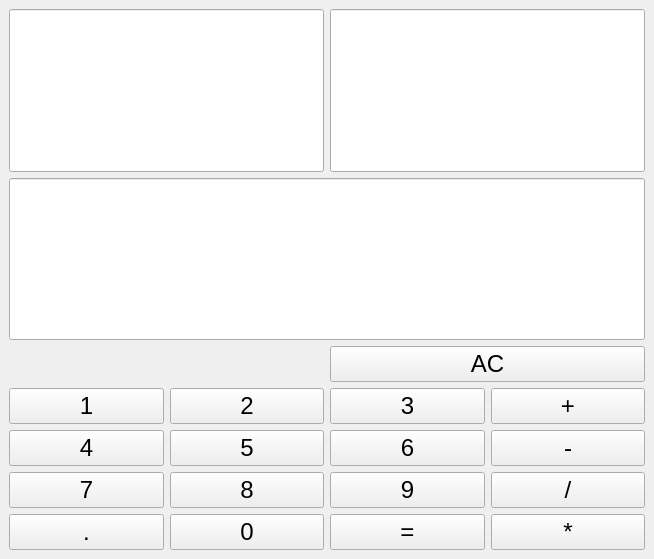
<?xml version="1.0" encoding="UTF-8"?>
<ui version="4.0">
 <class>MainWindow</class>
 <widget class="QMainWindow" name="MainWindow">
  <property name="geometry">
   <rect>
    <x>0</x>
    <y>0</y>
    <width>654</width>
    <height>559</height>
   </rect>
  </property>
  <property name="windowTitle">
   <string>MainWindow</string>
  </property>
  <widget class="QWidget" name="centralwidget">
   <layout class="QGridLayout" name="gridLayout_2">
    <item row="0" column="0">
     <layout class="QVBoxLayout" name="verticalLayout">
      <item>
       <layout class="QHBoxLayout" name="horizontalLayout">
        <item>
         <widget class="QLineEdit" name="lineEdit_2">
          <property name="sizePolicy">
           <sizepolicy hsizetype="Expanding" vsizetype="Expanding">
            <horstretch>0</horstretch>
            <verstretch>0</verstretch>
           </sizepolicy>
          </property>
          <property name="font">
           <font>
            <pointsize>20</pointsize>
           </font>
          </property>
         </widget>
        </item>
        <item>
         <widget class="QLineEdit" name="lineEdit_3">
          <property name="sizePolicy">
           <sizepolicy hsizetype="Expanding" vsizetype="Expanding">
            <horstretch>0</horstretch>
            <verstretch>0</verstretch>
           </sizepolicy>
          </property>
          <property name="font">
           <font>
            <pointsize>20</pointsize>
           </font>
          </property>
         </widget>
        </item>
       </layout>
      </item>
      <item>
       <widget class="QLineEdit" name="lineEdit">
        <property name="sizePolicy">
         <sizepolicy hsizetype="Expanding" vsizetype="Expanding">
          <horstretch>0</horstretch>
          <verstretch>0</verstretch>
         </sizepolicy>
        </property>
        <property name="font">
         <font>
          <pointsize>20</pointsize>
         </font>
        </property>
        <property name="layoutDirection">
         <enum>Qt::LeftToRight</enum>
        </property>
       </widget>
      </item>
      <item>
       <layout class="QGridLayout" name="gridLayout">
        <item row="4" column="3">
         <widget class="QPushButton" name="pushButton">
          <property name="sizePolicy">
           <sizepolicy hsizetype="Minimum" vsizetype="Expanding">
            <horstretch>0</horstretch>
            <verstretch>0</verstretch>
           </sizepolicy>
          </property>
          <property name="font">
           <font>
            <pointsize>18</pointsize>
           </font>
          </property>
          <property name="text">
           <string>+</string>
          </property>
         </widget>
        </item>
        <item row="9" column="3">
         <widget class="QPushButton" name="pushButton_2">
          <property name="sizePolicy">
           <sizepolicy hsizetype="Minimum" vsizetype="Expanding">
            <horstretch>0</horstretch>
            <verstretch>0</verstretch>
           </sizepolicy>
          </property>
          <property name="font">
           <font>
            <pointsize>18</pointsize>
           </font>
          </property>
          <property name="text">
           <string>*</string>
          </property>
         </widget>
        </item>
        <item row="8" column="1">
         <widget class="QPushButton" name="pushButton_13">
          <property name="sizePolicy">
           <sizepolicy hsizetype="Minimum" vsizetype="Expanding">
            <horstretch>0</horstretch>
            <verstretch>0</verstretch>
           </sizepolicy>
          </property>
          <property name="font">
           <font>
            <pointsize>18</pointsize>
           </font>
          </property>
          <property name="text">
           <string>8</string>
          </property>
         </widget>
        </item>
        <item row="7" column="1">
         <widget class="QPushButton" name="pushButton_10">
          <property name="sizePolicy">
           <sizepolicy hsizetype="Minimum" vsizetype="Expanding">
            <horstretch>0</horstretch>
            <verstretch>0</verstretch>
           </sizepolicy>
          </property>
          <property name="font">
           <font>
            <pointsize>18</pointsize>
           </font>
          </property>
          <property name="text">
           <string>5</string>
          </property>
         </widget>
        </item>
        <item row="9" column="2">
         <widget class="QPushButton" name="pushButton_5">
          <property name="sizePolicy">
           <sizepolicy hsizetype="Minimum" vsizetype="Expanding">
            <horstretch>0</horstretch>
            <verstretch>0</verstretch>
           </sizepolicy>
          </property>
          <property name="font">
           <font>
            <pointsize>18</pointsize>
           </font>
          </property>
          <property name="cursor">
           <cursorShape>ArrowCursor</cursorShape>
          </property>
          <property name="text">
           <string>=</string>
          </property>
         </widget>
        </item>
        <item row="8" column="3">
         <widget class="QPushButton" name="pushButton_4">
          <property name="sizePolicy">
           <sizepolicy hsizetype="Minimum" vsizetype="Expanding">
            <horstretch>0</horstretch>
            <verstretch>0</verstretch>
           </sizepolicy>
          </property>
          <property name="font">
           <font>
            <pointsize>18</pointsize>
           </font>
          </property>
          <property name="text">
           <string>/</string>
          </property>
         </widget>
        </item>
        <item row="9" column="1">
         <widget class="QPushButton" name="pushButton_15">
          <property name="sizePolicy">
           <sizepolicy hsizetype="Minimum" vsizetype="Expanding">
            <horstretch>0</horstretch>
            <verstretch>0</verstretch>
           </sizepolicy>
          </property>
          <property name="font">
           <font>
            <pointsize>18</pointsize>
           </font>
          </property>
          <property name="text">
           <string>0</string>
          </property>
         </widget>
        </item>
        <item row="8" column="0">
         <widget class="QPushButton" name="pushButton_12">
          <property name="sizePolicy">
           <sizepolicy hsizetype="Minimum" vsizetype="Expanding">
            <horstretch>0</horstretch>
            <verstretch>0</verstretch>
           </sizepolicy>
          </property>
          <property name="font">
           <font>
            <pointsize>18</pointsize>
           </font>
          </property>
          <property name="text">
           <string>7</string>
          </property>
         </widget>
        </item>
        <item row="9" column="0">
         <widget class="QPushButton" name="pushButton_17">
          <property name="sizePolicy">
           <sizepolicy hsizetype="Minimum" vsizetype="Expanding">
            <horstretch>0</horstretch>
            <verstretch>0</verstretch>
           </sizepolicy>
          </property>
          <property name="font">
           <font>
            <pointsize>18</pointsize>
           </font>
          </property>
          <property name="text">
           <string>.</string>
          </property>
         </widget>
        </item>
        <item row="7" column="2">
         <widget class="QPushButton" name="pushButton_11">
          <property name="sizePolicy">
           <sizepolicy hsizetype="Minimum" vsizetype="Expanding">
            <horstretch>0</horstretch>
            <verstretch>0</verstretch>
           </sizepolicy>
          </property>
          <property name="font">
           <font>
            <pointsize>18</pointsize>
           </font>
          </property>
          <property name="text">
           <string>6</string>
          </property>
         </widget>
        </item>
        <item row="8" column="2">
         <widget class="QPushButton" name="pushButton_14">
          <property name="sizePolicy">
           <sizepolicy hsizetype="Minimum" vsizetype="Expanding">
            <horstretch>0</horstretch>
            <verstretch>0</verstretch>
           </sizepolicy>
          </property>
          <property name="font">
           <font>
            <pointsize>18</pointsize>
           </font>
          </property>
          <property name="text">
           <string>9</string>
          </property>
         </widget>
        </item>
        <item row="7" column="3">
         <widget class="QPushButton" name="pushButton_3">
          <property name="sizePolicy">
           <sizepolicy hsizetype="Minimum" vsizetype="Expanding">
            <horstretch>0</horstretch>
            <verstretch>0</verstretch>
           </sizepolicy>
          </property>
          <property name="font">
           <font>
            <pointsize>18</pointsize>
           </font>
          </property>
          <property name="text">
           <string>-</string>
          </property>
         </widget>
        </item>
        <item row="4" column="2">
         <widget class="QPushButton" name="pushButton_8">
          <property name="sizePolicy">
           <sizepolicy hsizetype="Minimum" vsizetype="Expanding">
            <horstretch>0</horstretch>
            <verstretch>0</verstretch>
           </sizepolicy>
          </property>
          <property name="font">
           <font>
            <pointsize>18</pointsize>
           </font>
          </property>
          <property name="text">
           <string>3</string>
          </property>
         </widget>
        </item>
        <item row="7" column="0">
         <widget class="QPushButton" name="pushButton_9">
          <property name="sizePolicy">
           <sizepolicy hsizetype="Minimum" vsizetype="Expanding">
            <horstretch>0</horstretch>
            <verstretch>0</verstretch>
           </sizepolicy>
          </property>
          <property name="font">
           <font>
            <pointsize>18</pointsize>
           </font>
          </property>
          <property name="text">
           <string>4</string>
          </property>
         </widget>
        </item>
        <item row="4" column="0">
         <widget class="QPushButton" name="pushButton_6">
          <property name="sizePolicy">
           <sizepolicy hsizetype="Minimum" vsizetype="Expanding">
            <horstretch>0</horstretch>
            <verstretch>0</verstretch>
           </sizepolicy>
          </property>
          <property name="font">
           <font>
            <pointsize>18</pointsize>
           </font>
          </property>
          <property name="text">
           <string>1</string>
          </property>
         </widget>
        </item>
        <item row="4" column="1">
         <widget class="QPushButton" name="pushButton_7">
          <property name="sizePolicy">
           <sizepolicy hsizetype="Minimum" vsizetype="Expanding">
            <horstretch>0</horstretch>
            <verstretch>0</verstretch>
           </sizepolicy>
          </property>
          <property name="font">
           <font>
            <pointsize>18</pointsize>
           </font>
          </property>
          <property name="text">
           <string>2</string>
          </property>
         </widget>
        </item>
        <item row="3" column="2" colspan="2">
         <widget class="QPushButton" name="pushButton_16">
          <property name="sizePolicy">
           <sizepolicy hsizetype="Minimum" vsizetype="Expanding">
            <horstretch>0</horstretch>
            <verstretch>0</verstretch>
           </sizepolicy>
          </property>
          <property name="font">
           <font>
            <pointsize>18</pointsize>
           </font>
          </property>
          <property name="text">
           <string>AC</string>
          </property>
         </widget>
        </item>
       </layout>
      </item>
     </layout>
    </item>
   </layout>
  </widget>
 </widget>
 <resources/>
 <connections>
  <connection>
   <sender>pushButton_6</sender>
   <signal>clicked()</signal>
   <receiver>MainWindow</receiver>
   <slot>add1()</slot>
   <hints>
    <hint type="sourcelabel">
     <x>101</x>
     <y>191</y>
    </hint>
    <hint type="destinationlabel">
     <x>14</x>
     <y>503</y>
    </hint>
   </hints>
  </connection>
  <connection>
   <sender>pushButton_7</sender>
   <signal>clicked()</signal>
   <receiver>MainWindow</receiver>
   <slot>add2()</slot>
   <hints>
    <hint type="sourcelabel">
     <x>184</x>
     <y>176</y>
    </hint>
    <hint type="destinationlabel">
     <x>43</x>
     <y>503</y>
    </hint>
   </hints>
  </connection>
  <connection>
   <sender>pushButton_8</sender>
   <signal>clicked()</signal>
   <receiver>MainWindow</receiver>
   <slot>add3()</slot>
   <hints>
    <hint type="sourcelabel">
     <x>305</x>
     <y>175</y>
    </hint>
    <hint type="destinationlabel">
     <x>161</x>
     <y>503</y>
    </hint>
   </hints>
  </connection>
  <connection>
   <sender>pushButton_9</sender>
   <signal>clicked()</signal>
   <receiver>MainWindow</receiver>
   <slot>add4()</slot>
   <hints>
    <hint type="sourcelabel">
     <x>64</x>
     <y>228</y>
    </hint>
    <hint type="destinationlabel">
     <x>20</x>
     <y>503</y>
    </hint>
   </hints>
  </connection>
  <connection>
   <sender>pushButton_10</sender>
   <signal>clicked()</signal>
   <receiver>MainWindow</receiver>
   <slot>add5()</slot>
   <hints>
    <hint type="sourcelabel">
     <x>141</x>
     <y>229</y>
    </hint>
    <hint type="destinationlabel">
     <x>146</x>
     <y>501</y>
    </hint>
   </hints>
  </connection>
  <connection>
   <sender>pushButton_11</sender>
   <signal>clicked()</signal>
   <receiver>MainWindow</receiver>
   <slot>add6()</slot>
   <hints>
    <hint type="sourcelabel">
     <x>274</x>
     <y>239</y>
    </hint>
    <hint type="destinationlabel">
     <x>226</x>
     <y>500</y>
    </hint>
   </hints>
  </connection>
  <connection>
   <sender>pushButton_12</sender>
   <signal>clicked()</signal>
   <receiver>MainWindow</receiver>
   <slot>add7()</slot>
   <hints>
    <hint type="sourcelabel">
     <x>76</x>
     <y>288</y>
    </hint>
    <hint type="destinationlabel">
     <x>73</x>
     <y>503</y>
    </hint>
   </hints>
  </connection>
  <connection>
   <sender>pushButton_13</sender>
   <signal>clicked()</signal>
   <receiver>MainWindow</receiver>
   <slot>add8()</slot>
   <hints>
    <hint type="sourcelabel">
     <x>203</x>
     <y>287</y>
    </hint>
    <hint type="destinationlabel">
     <x>241</x>
     <y>503</y>
    </hint>
   </hints>
  </connection>
  <connection>
   <sender>pushButton_14</sender>
   <signal>clicked()</signal>
   <receiver>MainWindow</receiver>
   <slot>add9()</slot>
   <hints>
    <hint type="sourcelabel">
     <x>300</x>
     <y>288</y>
    </hint>
    <hint type="destinationlabel">
     <x>338</x>
     <y>503</y>
    </hint>
   </hints>
  </connection>
  <connection>
   <sender>pushButton_15</sender>
   <signal>clicked()</signal>
   <receiver>MainWindow</receiver>
   <slot>add0()</slot>
   <hints>
    <hint type="sourcelabel">
     <x>131</x>
     <y>337</y>
    </hint>
    <hint type="destinationlabel">
     <x>176</x>
     <y>503</y>
    </hint>
   </hints>
  </connection>
  <connection>
   <sender>pushButton_5</sender>
   <signal>clicked()</signal>
   <receiver>MainWindow</receiver>
   <slot>result()</slot>
   <hints>
    <hint type="sourcelabel">
     <x>305</x>
     <y>361</y>
    </hint>
    <hint type="destinationlabel">
     <x>398</x>
     <y>503</y>
    </hint>
   </hints>
  </connection>
  <connection>
   <sender>pushButton_16</sender>
   <signal>clicked()</signal>
   <receiver>MainWindow</receiver>
   <slot>clear()</slot>
   <hints>
    <hint type="sourcelabel">
     <x>313</x>
     <y>154</y>
    </hint>
    <hint type="destinationlabel">
     <x>107</x>
     <y>503</y>
    </hint>
   </hints>
  </connection>
  <connection>
   <sender>pushButton_17</sender>
   <signal>clicked()</signal>
   <receiver>MainWindow</receiver>
   <slot>dot()</slot>
   <hints>
    <hint type="sourcelabel">
     <x>75</x>
     <y>342</y>
    </hint>
    <hint type="destinationlabel">
     <x>110</x>
     <y>557</y>
    </hint>
   </hints>
  </connection>
  <connection>
   <sender>pushButton</sender>
   <signal>clicked()</signal>
   <receiver>MainWindow</receiver>
   <slot>plus()</slot>
   <hints>
    <hint type="sourcelabel">
     <x>327</x>
     <y>183</y>
    </hint>
    <hint type="destinationlabel">
     <x>521</x>
     <y>186</y>
    </hint>
   </hints>
  </connection>
  <connection>
   <sender>pushButton_3</sender>
   <signal>clicked()</signal>
   <receiver>MainWindow</receiver>
   <slot>minus()</slot>
   <hints>
    <hint type="sourcelabel">
     <x>353</x>
     <y>240</y>
    </hint>
    <hint type="destinationlabel">
     <x>519</x>
     <y>241</y>
    </hint>
   </hints>
  </connection>
  <connection>
   <sender>pushButton_4</sender>
   <signal>clicked()</signal>
   <receiver>MainWindow</receiver>
   <slot>divide()</slot>
   <hints>
    <hint type="sourcelabel">
     <x>354</x>
     <y>293</y>
    </hint>
    <hint type="destinationlabel">
     <x>511</x>
     <y>308</y>
    </hint>
   </hints>
  </connection>
  <connection>
   <sender>pushButton_2</sender>
   <signal>clicked()</signal>
   <receiver>MainWindow</receiver>
   <slot>multiplication()</slot>
   <hints>
    <hint type="sourcelabel">
     <x>377</x>
     <y>350</y>
    </hint>
    <hint type="destinationlabel">
     <x>532</x>
     <y>364</y>
    </hint>
   </hints>
  </connection>
 </connections>
 <slots>
  <slot>plus()</slot>
  <slot>minus()</slot>
  <slot>multiplication()</slot>
  <slot>divide()</slot>
  <slot>result()</slot>
  <slot>add1()</slot>
  <slot>add2()</slot>
  <slot>add3()</slot>
  <slot>add4()</slot>
  <slot>add5()</slot>
  <slot>add6()</slot>
  <slot>add7()</slot>
  <slot>add8()</slot>
  <slot>add9()</slot>
  <slot>add0()</slot>
  <slot>clear()</slot>
  <slot>dot()</slot>
 </slots>
</ui>
